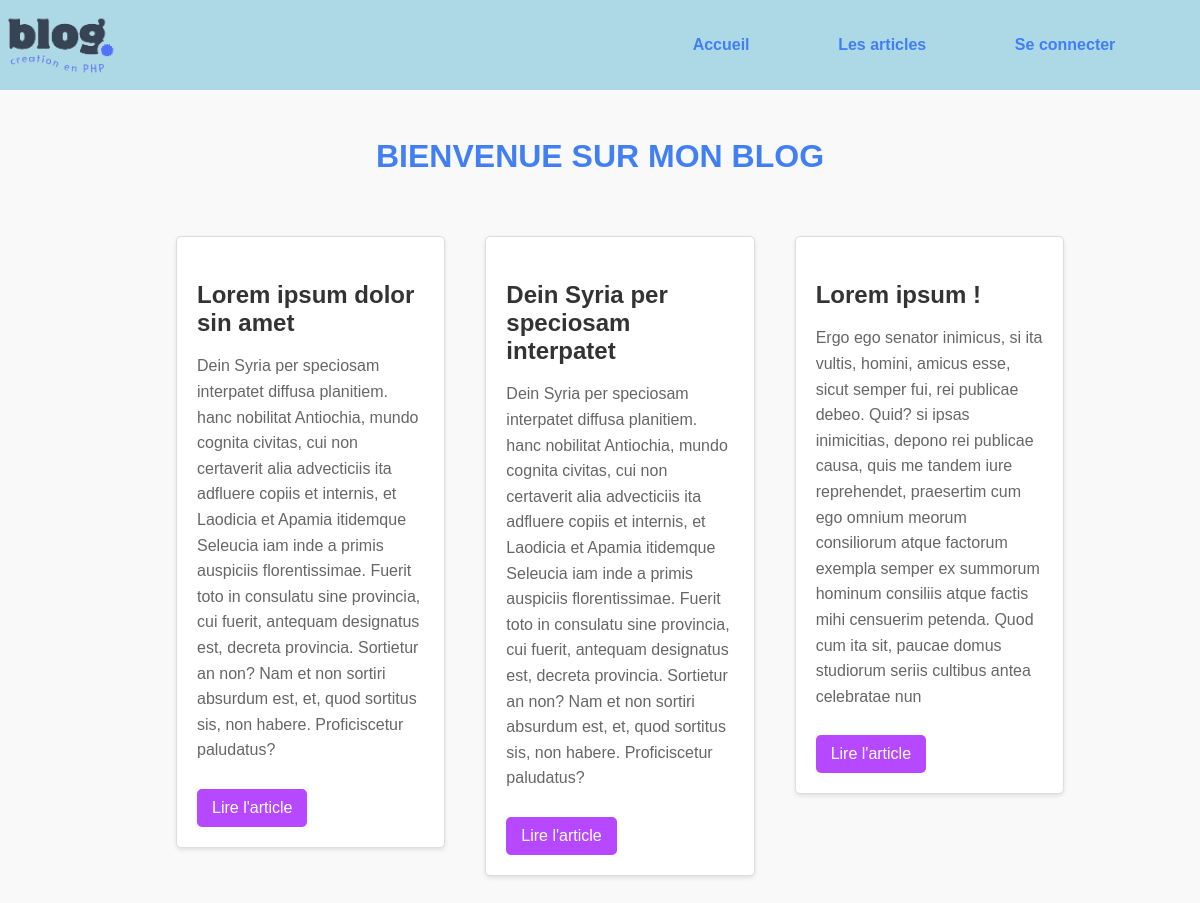
The page / on the database its author committed.
### tables this page shows
CREATE TABLE IF NOT EXISTS `articles` (
  `id_article` int NOT NULL AUTO_INCREMENT,
  `titre` varchar(255) NOT NULL,
  `extrait` varchar(1000) NOT NULL,
  `contenu` text NOT NULL,
  `image` varchar(255) DEFAULT NULL,
  `date_publication` datetime DEFAULT CURRENT_TIMESTAMP,
  `id_categorie` int NOT NULL,
  `id_auteur` int NOT NULL,
  PRIMARY KEY (`id_article`),
  KEY `id_auteur` (`id_auteur`),
  KEY `id_categorie` (`id_categorie`)
);

### tous_les_articles/liste_articles.php (the view, shortened to what this page needs)
<!DOCTYPE html>
<html lang="fr">
<head>
</head>
<body>
    <div class="container">
        <?php
        $page_name = basename($_SERVER['PHP_SELF'], ".php");
        switch ($page_name) {
            default:
                echo '<link rel="stylesheet" href="..\tous_les_articles\liste_articles_styles.css">';
        }
        $sql = "SELECT id_article, titre, extrait, date_publication FROM articles ORDER BY date_publication DESC";
        $result = $connexion->query($sql);
        if ($result->num_rows > 0) {
            while ($row = $result->fetch_assoc()) {
                echo "<div class='article'>";
                echo "<h3><a href='../article.php?id=" . $row["id_article"] . "'>" . $row["titre"] . "</a></h3>";
                echo "<p>" . $row["extrait"] . "</p>";
                echo "<a href='../un_article/article.php?id=" . $row["id_article"] . "' id='btn-lire-article'>Lire l'article</a>";
                echo "</div>";
            }
        } else {
            echo "<p>Aucun article disponible pour le moment.</p>";
        }
        ?>
    </div>
</body>
</html>

### includes/header.php (shortened to what this page needs)
<?php
    $page_name = basename($_SERVER['PHP_SELF'], ".php");
    switch ($page_name) {
        case 'index':
            $h1_text = 'Bienvenue sur mon blog';
            break;
    }
?>
<!DOCTYPE html>
<html lang="fr">
    <head>
        <link rel="stylesheet" href="/includes/header.css">
    </head>
    <body>
        <header>
            <img src="..\visuels\logo_blog_color.png" alt="logo du blog">
            <nav>
                <ul>
                    <li><a href="../index.php">Accueil</a></li>
                    <li><a href="tous_les_articles/les_articles.php">Les articles</a></li>
                    <li><a href="../connexion_admin/connexion.php">Se connecter</a></li>
                </ul>
            </nav>
        </header>
        <h1><?php echo htmlspecialchars($h1_text); ?></h1>

### index.php
<?php require 'includes/header.php'?>
        <main>
            <ul class="liste-articles">
                <?php include_once "tous_les_articles/liste_articles.php"?>
            </ul>
        </main>

### includes/header.css (style rules this page uses)
body { margin: 0; }
header { width: 100%; height: 90px; background-color: lightblue; display: flex; flex-direction: row; align-items: center; justify-content: space-between; }
header img { width: 10%; height: 70%; object-fit: contain; }
nav { width: 50%; height: 50%; margin-right: 3%; }
nav ul { width: 100%; height: 100%; display: flex; flex-direction: row; align-items: center; justify-content: space-evenly; margin: 0; }
nav ul li { list-style: none; }
nav ul li a { text-decoration: none; font-family: Arial, Helvetica, sans-serif; font-weight: bold; color: rgb(65, 127, 243); }
h1 { text-align: center; margin-top: 4%; text-transform:uppercase; color: rgb(65, 127, 243); }

### tous_les_articles/liste_articles_styles.css (style rules this page uses)
body { font-family: Arial, sans-serif; background-color: #f9f9f9; margin: 0; padding: 0; }
.container { width: 80%; margin: 0 auto; padding: 20px; display: flex; flex-direction: row; align-items: start; justify-content: flex-start; }
.article { width: 30%; height: auto; background-color: #ffffff; border: 1px solid #ddd; border-radius: 5px; margin: 20px 20px; padding: 20px; box-shadow: 0 2px 4px rgba(0, 0, 0, 0.1); }
.article h3 { font-size: 1.5em; margin-bottom: 10px; color: #333; }
.article h3 a { text-decoration: none; color: #333; transition: color 0.3s; }
.article p { font-size: 1em; color: #666; line-height: 1.6; }
#btn-lire-article { display: inline-block; margin-top: 10px; padding: 10px 15px; background-color: #b649ff; color: #fff; text-decoration: none; border-radius: 5px; transition: background-color 0.3s; }

### rows shown on the page
articles: titre "Lorem ipsum dolor sin amet", extrait "Dein Syria per speciosam interpatet diffusa planitiem. hanc nobilitat Antiochia, mundo cognita civitas, cui non certaverit alia advecticiis ita adfluere copiis et internis, et Laodicia et Apamia itidemque Seleucia iam inde a primis auspiciis florentissimae. Fuerit toto in consulatu sine provincia, cui fuerit, antequam designatus est, decreta provincia. Sortietur an non? Nam et non sortiri absurdum est, et, quod sortitus sis, non habere. Proficiscetur paludatus?"
articles: titre "Dein Syria per speciosam interpatet", extrait "Dein Syria per speciosam interpatet diffusa planitiem. hanc nobilitat Antiochia, mundo cognita civitas, cui non certaverit alia advecticiis ita adfluere copiis et internis, et Laodicia et Apamia itidemque Seleucia iam inde a primis auspiciis florentissimae. Fuerit toto in consulatu sine provincia, cui fuerit, antequam designatus est, decreta provincia. Sortietur an non? Nam et non sortiri absurdum est, et, quod sortitus sis, non habere. Proficiscetur paludatus?"
articles: titre "Lorem ipsum !", extrait "Ergo ego senator inimicus, si ita vultis, homini, amicus esse, sicut semper fui, rei publicae debeo. Quid? si ipsas inimicitias, depono rei publicae causa, quis me tandem iure reprehendet, praesertim cum ego omnium meorum consiliorum atque factorum exempla semper ex summorum hominum consiliis atque factis mihi censuerim petenda. Quod cum ita sit, paucae domus studiorum seriis cultibus antea celebratae nun"

### other values the page prints
$h1_text "BIENVENUE SUR MON BLOG"
